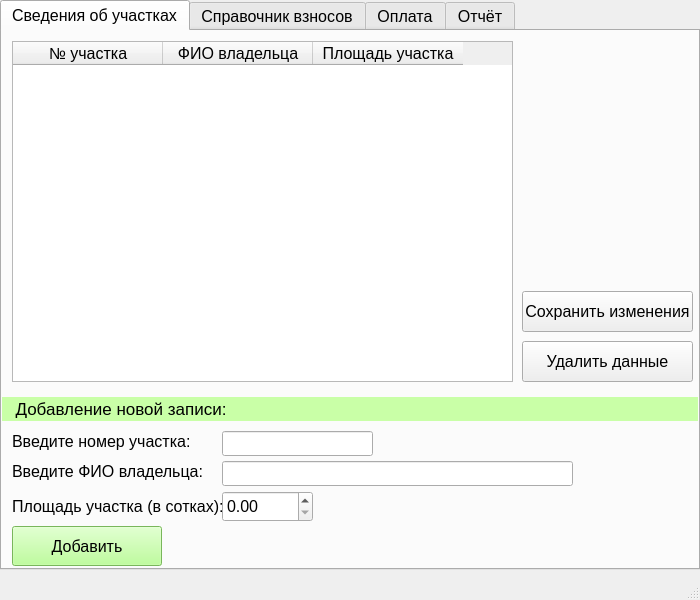
<?xml version="1.0" encoding="UTF-8"?>
<ui version="4.0">
 <class>MainWindow</class>
 <widget class="QMainWindow" name="MainWindow">
  <property name="geometry">
   <rect>
    <x>0</x>
    <y>0</y>
    <width>700</width>
    <height>600</height>
   </rect>
  </property>
  <property name="minimumSize">
   <size>
    <width>700</width>
    <height>600</height>
   </size>
  </property>
  <property name="maximumSize">
   <size>
    <width>700</width>
    <height>600</height>
   </size>
  </property>
  <property name="windowTitle">
   <string>СНТ учёт</string>
  </property>
  <widget class="QWidget" name="centralwidget">
   <widget class="QTabWidget" name="tabWidget">
    <property name="geometry">
     <rect>
      <x>0</x>
      <y>0</y>
      <width>700</width>
      <height>570</height>
     </rect>
    </property>
    <property name="font">
     <font>
      <pointsize>12</pointsize>
     </font>
    </property>
    <property name="currentIndex">
     <number>0</number>
    </property>
    <widget class="QWidget" name="tab_3">
     <attribute name="title">
      <string>Сведения об участках</string>
     </attribute>
     <widget class="QLabel" name="label_8">
      <property name="geometry">
       <rect>
        <x>10</x>
        <y>400</y>
        <width>271</width>
        <height>20</height>
       </rect>
      </property>
      <property name="text">
       <string>Введите номер участка:</string>
      </property>
     </widget>
     <widget class="QLineEdit" name="number_plot">
      <property name="geometry">
       <rect>
        <x>220</x>
        <y>400</y>
        <width>151</width>
        <height>25</height>
       </rect>
      </property>
      <property name="maxLength">
       <number>4</number>
      </property>
     </widget>
     <widget class="QLabel" name="label_9">
      <property name="geometry">
       <rect>
        <x>10</x>
        <y>430</y>
        <width>251</width>
        <height>20</height>
       </rect>
      </property>
      <property name="text">
       <string>Введите ФИО владельца:</string>
      </property>
     </widget>
     <widget class="QLineEdit" name="name">
      <property name="geometry">
       <rect>
        <x>220</x>
        <y>430</y>
        <width>351</width>
        <height>25</height>
       </rect>
      </property>
      <property name="maxLength">
       <number>45</number>
      </property>
     </widget>
     <widget class="QLabel" name="label_10">
      <property name="geometry">
       <rect>
        <x>10</x>
        <y>460</y>
        <width>281</width>
        <height>31</height>
       </rect>
      </property>
      <property name="text">
       <string>Площадь участка (в сотках):</string>
      </property>
     </widget>
     <widget class="QDoubleSpinBox" name="square">
      <property name="geometry">
       <rect>
        <x>220</x>
        <y>460</y>
        <width>91</width>
        <height>31</height>
       </rect>
      </property>
      <property name="maximum">
       <double>999.990000000000009</double>
      </property>
     </widget>
     <widget class="QTableWidget" name="plots">
      <property name="geometry">
       <rect>
        <x>10</x>
        <y>10</y>
        <width>501</width>
        <height>341</height>
       </rect>
      </property>
      <property name="sizeAdjustPolicy">
       <enum>QAbstractScrollArea::AdjustToContentsOnFirstShow</enum>
      </property>
      <property name="editTriggers">
       <set>QAbstractItemView::NoEditTriggers</set>
      </property>
      <property name="sortingEnabled">
       <bool>false</bool>
      </property>
      <attribute name="horizontalHeaderCascadingSectionResizes">
       <bool>true</bool>
      </attribute>
      <attribute name="horizontalHeaderDefaultSectionSize">
       <number>150</number>
      </attribute>
      <attribute name="horizontalHeaderHighlightSections">
       <bool>true</bool>
      </attribute>
      <attribute name="horizontalHeaderShowSortIndicator" stdset="0">
       <bool>false</bool>
      </attribute>
      <attribute name="horizontalHeaderStretchLastSection">
       <bool>false</bool>
      </attribute>
      <attribute name="verticalHeaderCascadingSectionResizes">
       <bool>true</bool>
      </attribute>
      <column>
       <property name="text">
        <string>№ участка</string>
       </property>
      </column>
      <column>
       <property name="text">
        <string>ФИО владельца</string>
       </property>
      </column>
      <column>
       <property name="text">
        <string>Площадь участка</string>
       </property>
      </column>
     </widget>
     <widget class="QPushButton" name="add_in_plots">
      <property name="geometry">
       <rect>
        <x>10</x>
        <y>495</y>
        <width>150</width>
        <height>40</height>
       </rect>
      </property>
      <property name="font">
       <font>
        <pointsize>12</pointsize>
       </font>
      </property>
      <property name="styleSheet">
       <string notr="true">background-color: rgb(170, 255, 127);</string>
      </property>
      <property name="text">
       <string>Добавить</string>
      </property>
      <property name="autoDefault">
       <bool>false</bool>
      </property>
      <property name="default">
       <bool>false</bool>
      </property>
      <property name="flat">
       <bool>false</bool>
      </property>
     </widget>
     <widget class="QPushButton" name="pushButton_2">
      <property name="geometry">
       <rect>
        <x>520</x>
        <y>260</y>
        <width>171</width>
        <height>41</height>
       </rect>
      </property>
      <property name="font">
       <font>
        <pointsize>12</pointsize>
       </font>
      </property>
      <property name="styleSheet">
       <string notr="true"/>
      </property>
      <property name="text">
       <string>Сохранить изменения</string>
      </property>
     </widget>
     <widget class="QPushButton" name="delet">
      <property name="geometry">
       <rect>
        <x>520</x>
        <y>310</y>
        <width>171</width>
        <height>41</height>
       </rect>
      </property>
      <property name="text">
       <string>Удалить данные</string>
      </property>
     </widget>
     <widget class="QLabel" name="label_16">
      <property name="geometry">
       <rect>
        <x>-10</x>
        <y>366</y>
        <width>711</width>
        <height>24</height>
       </rect>
      </property>
      <property name="font">
       <font>
        <pointsize>13</pointsize>
       </font>
      </property>
      <property name="styleSheet">
       <string notr="true">background-color: rgb(201, 255, 167);</string>
      </property>
      <property name="text">
       <string>     Добавление новой записи:</string>
      </property>
     </widget>
    </widget>
    <widget class="QWidget" name="tab">
     <attribute name="title">
      <string>Справочник взносов</string>
     </attribute>
     <widget class="QLabel" name="label_4">
      <property name="geometry">
       <rect>
        <x>10</x>
        <y>5</y>
        <width>501</width>
        <height>21</height>
       </rect>
      </property>
      <property name="text">
       <string>Введите название нового взноса или выберите из имеющихся:</string>
      </property>
     </widget>
     <widget class="QPushButton" name="add_data">
      <property name="geometry">
       <rect>
        <x>10</x>
        <y>120</y>
        <width>171</width>
        <height>31</height>
       </rect>
      </property>
      <property name="font">
       <font>
        <pointsize>12</pointsize>
       </font>
      </property>
      <property name="styleSheet">
       <string notr="true">background-color: rgb(170, 255, 127);</string>
      </property>
      <property name="text">
       <string>Добавить данные</string>
      </property>
     </widget>
     <widget class="QDateEdit" name="dateEdit">
      <property name="geometry">
       <rect>
        <x>140</x>
        <y>60</y>
        <width>201</width>
        <height>25</height>
       </rect>
      </property>
      <property name="calendarPopup">
       <bool>true</bool>
      </property>
     </widget>
     <widget class="QLabel" name="label_2">
      <property name="geometry">
       <rect>
        <x>10</x>
        <y>60</y>
        <width>251</width>
        <height>21</height>
       </rect>
      </property>
      <property name="text">
       <string>Выберите дату:</string>
      </property>
     </widget>
     <widget class="QLineEdit" name="symma">
      <property name="geometry">
       <rect>
        <x>180</x>
        <y>90</y>
        <width>161</width>
        <height>24</height>
       </rect>
      </property>
      <property name="maxLength">
       <number>8</number>
      </property>
     </widget>
     <widget class="QLabel" name="label_3">
      <property name="geometry">
       <rect>
        <x>10</x>
        <y>90</y>
        <width>241</width>
        <height>21</height>
       </rect>
      </property>
      <property name="text">
       <string>Введите сумму (руб.):</string>
      </property>
     </widget>
     <widget class="QTableWidget" name="fees">
      <property name="geometry">
       <rect>
        <x>10</x>
        <y>160</y>
        <width>511</width>
        <height>371</height>
       </rect>
      </property>
      <property name="editTriggers">
       <set>QAbstractItemView::NoEditTriggers</set>
      </property>
      <attribute name="horizontalHeaderDefaultSectionSize">
       <number>115</number>
      </attribute>
      <attribute name="horizontalHeaderMinimumSectionSize">
       <number>30</number>
      </attribute>
      <column>
       <property name="text">
        <string>Название взноса</string>
       </property>
      </column>
      <column>
       <property name="text">
        <string>Дата</string>
       </property>
      </column>
      <column>
       <property name="text">
        <string>Сумма за сотку</string>
       </property>
      </column>
      <column>
       <property name="text">
        <string>Общая сумма</string>
       </property>
      </column>
     </widget>
     <widget class="QPushButton" name="delete_2">
      <property name="geometry">
       <rect>
        <x>530</x>
        <y>490</y>
        <width>160</width>
        <height>41</height>
       </rect>
      </property>
      <property name="text">
       <string>Удалить данные</string>
      </property>
     </widget>
     <widget class="QComboBox" name="comboBox">
      <property name="geometry">
       <rect>
        <x>580</x>
        <y>90</y>
        <width>111</width>
        <height>25</height>
       </rect>
      </property>
      <property name="font">
       <font>
        <pointsize>12</pointsize>
       </font>
      </property>
      <property name="styleSheet">
       <string notr="true">background-color: rgb(201, 255, 167);</string>
      </property>
      <item>
       <property name="text">
        <string>нет</string>
       </property>
      </item>
      <item>
       <property name="text">
        <string>за одну сотку</string>
       </property>
      </item>
      <item>
       <property name="text">
        <string>общая сумма</string>
       </property>
      </item>
     </widget>
     <widget class="QComboBox" name="fee_name">
      <property name="geometry">
       <rect>
        <x>10</x>
        <y>27</y>
        <width>331</width>
        <height>28</height>
       </rect>
      </property>
      <property name="font">
       <font>
        <pointsize>12</pointsize>
       </font>
      </property>
      <property name="styleSheet">
       <string notr="true"/>
      </property>
      <property name="editable">
       <bool>true</bool>
      </property>
      <item>
       <property name="text">
        <string/>
       </property>
      </item>
     </widget>
     <widget class="QLabel" name="label_18">
      <property name="geometry">
       <rect>
        <x>380</x>
        <y>93</y>
        <width>271</width>
        <height>21</height>
       </rect>
      </property>
      <property name="text">
       <string>Выберите тип начисления:</string>
      </property>
     </widget>
     <widget class="QPushButton" name="nachis">
      <property name="geometry">
       <rect>
        <x>340</x>
        <y>120</y>
        <width>241</width>
        <height>31</height>
       </rect>
      </property>
      <property name="text">
       <string>Начислить взнос всем участкам</string>
      </property>
     </widget>
    </widget>
    <widget class="QWidget" name="tab_2">
     <attribute name="title">
      <string>Оплата</string>
     </attribute>
     <widget class="QLabel" name="label">
      <property name="geometry">
       <rect>
        <x>10</x>
        <y>5</y>
        <width>251</width>
        <height>21</height>
       </rect>
      </property>
      <property name="text">
       <string>Введите номер дома:</string>
      </property>
     </widget>
     <widget class="QLabel" name="label_5">
      <property name="geometry">
       <rect>
        <x>10</x>
        <y>415</y>
        <width>251</width>
        <height>21</height>
       </rect>
      </property>
      <property name="text">
       <string>Введите название взноса:</string>
      </property>
     </widget>
     <widget class="QDateEdit" name="date_fix">
      <property name="geometry">
       <rect>
        <x>130</x>
        <y>470</y>
        <width>151</width>
        <height>22</height>
       </rect>
      </property>
      <property name="calendarPopup">
       <bool>true</bool>
      </property>
     </widget>
     <widget class="QLabel" name="label_6">
      <property name="geometry">
       <rect>
        <x>10</x>
        <y>470</y>
        <width>221</width>
        <height>21</height>
       </rect>
      </property>
      <property name="text">
       <string>Дата оплаты:</string>
      </property>
     </widget>
     <widget class="QLabel" name="label_7">
      <property name="geometry">
       <rect>
        <x>300</x>
        <y>470</y>
        <width>201</width>
        <height>21</height>
       </rect>
      </property>
      <property name="text">
       <string>Сумма оплаты (руб.):</string>
      </property>
     </widget>
     <widget class="QLineEdit" name="sum_rest">
      <property name="geometry">
       <rect>
        <x>460</x>
        <y>470</y>
        <width>131</width>
        <height>22</height>
       </rect>
      </property>
      <property name="maxLength">
       <number>8</number>
      </property>
     </widget>
     <widget class="QPushButton" name="ins">
      <property name="geometry">
       <rect>
        <x>10</x>
        <y>500</y>
        <width>231</width>
        <height>31</height>
       </rect>
      </property>
      <property name="font">
       <font>
        <pointsize>12</pointsize>
       </font>
      </property>
      <property name="styleSheet">
       <string notr="true">background-color: rgb(170, 255, 127);</string>
      </property>
      <property name="text">
       <string>Добавить данные</string>
      </property>
     </widget>
     <widget class="QPushButton" name="show_n">
      <property name="geometry">
       <rect>
        <x>10</x>
        <y>60</y>
        <width>191</width>
        <height>31</height>
       </rect>
      </property>
      <property name="font">
       <font>
        <pointsize>12</pointsize>
       </font>
      </property>
      <property name="styleSheet">
       <string notr="true">background-color: rgb(170, 255, 127);</string>
      </property>
      <property name="text">
       <string>Показать данные оплат</string>
      </property>
     </widget>
     <widget class="QTableWidget" name="payment">
      <property name="geometry">
       <rect>
        <x>10</x>
        <y>100</y>
        <width>531</width>
        <height>281</height>
       </rect>
      </property>
      <property name="editTriggers">
       <set>QAbstractItemView::NoEditTriggers</set>
      </property>
      <attribute name="verticalHeaderVisible">
       <bool>false</bool>
      </attribute>
      <column>
       <property name="text">
        <string>№ участка</string>
       </property>
      </column>
      <column>
       <property name="text">
        <string>Название взноса</string>
       </property>
      </column>
      <column>
       <property name="text">
        <string>Дата оплаты</string>
       </property>
      </column>
      <column>
       <property name="text">
        <string>Сумма оплаты</string>
       </property>
      </column>
     </widget>
     <widget class="QComboBox" name="fee_name_2">
      <property name="geometry">
       <rect>
        <x>10</x>
        <y>438</y>
        <width>231</width>
        <height>27</height>
       </rect>
      </property>
      <item>
       <property name="text">
        <string>нет</string>
       </property>
      </item>
     </widget>
     <widget class="QLabel" name="label_13">
      <property name="geometry">
       <rect>
        <x>200</x>
        <y>5</y>
        <width>381</width>
        <height>21</height>
       </rect>
      </property>
      <property name="text">
       <string>Или введите имя владельца:</string>
      </property>
     </widget>
     <widget class="QComboBox" name="home_name">
      <property name="geometry">
       <rect>
        <x>200</x>
        <y>27</y>
        <width>341</width>
        <height>27</height>
       </rect>
      </property>
      <property name="editable">
       <bool>true</bool>
      </property>
      <item>
       <property name="text">
        <string/>
       </property>
      </item>
     </widget>
     <widget class="QComboBox" name="home_number">
      <property name="enabled">
       <bool>true</bool>
      </property>
      <property name="geometry">
       <rect>
        <x>10</x>
        <y>27</y>
        <width>91</width>
        <height>26</height>
       </rect>
      </property>
      <property name="editable">
       <bool>true</bool>
      </property>
      <item>
       <property name="text">
        <string/>
       </property>
      </item>
     </widget>
     <widget class="QLabel" name="label_17">
      <property name="geometry">
       <rect>
        <x>-10</x>
        <y>390</y>
        <width>761</width>
        <height>23</height>
       </rect>
      </property>
      <property name="font">
       <font>
        <pointsize>13</pointsize>
       </font>
      </property>
      <property name="styleSheet">
       <string notr="true">background-color: rgb(201, 255, 167);</string>
      </property>
      <property name="text">
       <string>     Добавление данных об оплате:</string>
      </property>
     </widget>
     <widget class="QPushButton" name="delete_data">
      <property name="geometry">
       <rect>
        <x>550</x>
        <y>340</y>
        <width>141</width>
        <height>41</height>
       </rect>
      </property>
      <property name="text">
       <string>Удалить данные</string>
      </property>
     </widget>
    </widget>
    <widget class="QWidget" name="tab_4">
     <attribute name="title">
      <string>Отчёт</string>
     </attribute>
     <widget class="QLabel" name="label_11">
      <property name="geometry">
       <rect>
        <x>10</x>
        <y>10</y>
        <width>191</width>
        <height>21</height>
       </rect>
      </property>
      <property name="text">
       <string>Выберите период:   с</string>
      </property>
     </widget>
     <widget class="QDateEdit" name="dateEdit_2">
      <property name="geometry">
       <rect>
        <x>170</x>
        <y>10</y>
        <width>110</width>
        <height>25</height>
       </rect>
      </property>
      <property name="dateTime">
       <datetime>
        <hour>0</hour>
        <minute>0</minute>
        <second>0</second>
        <year>2023</year>
        <month>1</month>
        <day>2</day>
       </datetime>
      </property>
      <property name="calendarPopup">
       <bool>true</bool>
      </property>
     </widget>
     <widget class="QDateEdit" name="dateEdit_3">
      <property name="geometry">
       <rect>
        <x>310</x>
        <y>10</y>
        <width>110</width>
        <height>25</height>
       </rect>
      </property>
      <property name="calendarPopup">
       <bool>true</bool>
      </property>
     </widget>
     <widget class="QLabel" name="label_12">
      <property name="geometry">
       <rect>
        <x>285</x>
        <y>10</y>
        <width>21</width>
        <height>21</height>
       </rect>
      </property>
      <property name="text">
       <string>по</string>
      </property>
     </widget>
     <widget class="QTableWidget" name="charget">
      <property name="geometry">
       <rect>
        <x>10</x>
        <y>170</y>
        <width>571</width>
        <height>171</height>
       </rect>
      </property>
      <property name="editTriggers">
       <set>QAbstractItemView::NoEditTriggers</set>
      </property>
      <column>
       <property name="text">
        <string>№ участка</string>
       </property>
      </column>
      <column>
       <property name="text">
        <string>Название взноса</string>
       </property>
      </column>
      <column>
       <property name="text">
        <string>Дата начисления</string>
       </property>
      </column>
      <column>
       <property name="text">
        <string>Сумма начисления</string>
       </property>
      </column>
     </widget>
     <widget class="QLabel" name="label_14">
      <property name="geometry">
       <rect>
        <x>10</x>
        <y>147</y>
        <width>331</width>
        <height>21</height>
       </rect>
      </property>
      <property name="text">
       <string>Таблица начислений:</string>
      </property>
     </widget>
     <widget class="QLabel" name="label_15">
      <property name="geometry">
       <rect>
        <x>10</x>
        <y>349</y>
        <width>171</width>
        <height>16</height>
       </rect>
      </property>
      <property name="text">
       <string>Таблица оплат:</string>
      </property>
     </widget>
     <widget class="QTableWidget" name="payt">
      <property name="geometry">
       <rect>
        <x>10</x>
        <y>370</y>
        <width>571</width>
        <height>161</height>
       </rect>
      </property>
      <property name="editTriggers">
       <set>QAbstractItemView::NoEditTriggers</set>
      </property>
      <column>
       <property name="text">
        <string>№ участка</string>
       </property>
      </column>
      <column>
       <property name="text">
        <string>Название взноса</string>
       </property>
      </column>
      <column>
       <property name="text">
        <string>Дата оплаты</string>
       </property>
      </column>
      <column>
       <property name="text">
        <string>Сумма оплаты</string>
       </property>
      </column>
     </widget>
     <widget class="QComboBox" name="name_fee">
      <property name="geometry">
       <rect>
        <x>520</x>
        <y>10</y>
        <width>171</width>
        <height>27</height>
       </rect>
      </property>
      <item>
       <property name="text">
        <string>все взносы</string>
       </property>
      </item>
     </widget>
     <widget class="QComboBox" name="num_home">
      <property name="geometry">
       <rect>
        <x>430</x>
        <y>10</y>
        <width>81</width>
        <height>27</height>
       </rect>
      </property>
      <property name="editable">
       <bool>false</bool>
      </property>
      <property name="currentText">
       <string>всё СНТ</string>
      </property>
      <item>
       <property name="text">
        <string>всё СНТ</string>
       </property>
      </item>
     </widget>
     <widget class="QPushButton" name="sform">
      <property name="geometry">
       <rect>
        <x>10</x>
        <y>40</y>
        <width>201</width>
        <height>31</height>
       </rect>
      </property>
      <property name="font">
       <font>
        <pointsize>12</pointsize>
       </font>
      </property>
      <property name="styleSheet">
       <string notr="true">background-color: rgb(170, 255, 127);</string>
      </property>
      <property name="text">
       <string>Сформировать отчёт</string>
      </property>
     </widget>
     <widget class="QLabel" name="inf">
      <property name="geometry">
       <rect>
        <x>10</x>
        <y>80</y>
        <width>681</width>
        <height>65</height>
       </rect>
      </property>
      <property name="font">
       <font>
        <pointsize>12</pointsize>
       </font>
      </property>
      <property name="styleSheet">
       <string notr="true">background-color: rgb(226, 255, 208);</string>
      </property>
      <property name="text">
       <string/>
      </property>
     </widget>
    </widget>
   </widget>
  </widget>
  <widget class="QMenuBar" name="menubar">
   <property name="geometry">
    <rect>
     <x>0</x>
     <y>0</y>
     <width>700</width>
     <height>18</height>
    </rect>
   </property>
  </widget>
  <widget class="QStatusBar" name="statusbar"/>
 </widget>
 <tabstops>
  <tabstop>number_plot</tabstop>
  <tabstop>name</tabstop>
  <tabstop>square</tabstop>
  <tabstop>add_in_plots</tabstop>
  <tabstop>fee_name</tabstop>
  <tabstop>dateEdit</tabstop>
  <tabstop>symma</tabstop>
  <tabstop>comboBox</tabstop>
  <tabstop>add_data</tabstop>
  <tabstop>nachis</tabstop>
  <tabstop>home_number</tabstop>
  <tabstop>home_name</tabstop>
  <tabstop>show_n</tabstop>
  <tabstop>fee_name_2</tabstop>
  <tabstop>date_fix</tabstop>
  <tabstop>sum_rest</tabstop>
  <tabstop>ins</tabstop>
  <tabstop>dateEdit_2</tabstop>
  <tabstop>dateEdit_3</tabstop>
  <tabstop>num_home</tabstop>
  <tabstop>name_fee</tabstop>
  <tabstop>sform</tabstop>
  <tabstop>plots</tabstop>
  <tabstop>charget</tabstop>
  <tabstop>payt</tabstop>
  <tabstop>payment</tabstop>
  <tabstop>tabWidget</tabstop>
  <tabstop>delete_2</tabstop>
  <tabstop>pushButton_2</tabstop>
  <tabstop>delet</tabstop>
  <tabstop>delete_data</tabstop>
  <tabstop>fees</tabstop>
 </tabstops>
 <resources/>
 <connections/>
</ui>
